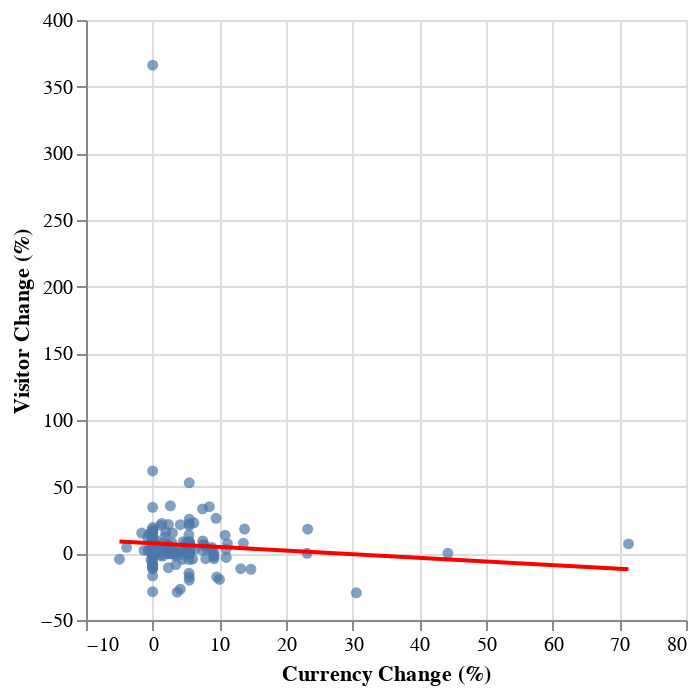

The notebook cell this image was saved under:
### Code cell
scatter_with_trend = correlation_scatter + correlation_scatter.transform_regression(
    '2019_currency', '2019_visitors'
).mark_line(color="red")

scatter_with_trend

### Figure 1 — Vega-Lite specification as saved in the notebook (floating-point values rounded to 4 significant figures; data arrays with more than 128 entries replaced by an {"elided": "..."} marker saying what was removed)
{"config": {"view": {"continuousWidth": 300, "continuousHeight": 300}}, "layer": [{"mark": {"type": "circle"}, "encoding": {"tooltip": [{"field": "Country_Code", "type": "nominal"}, {"field": "2019_currency", "type": "quantitative"}, {"field": "2019_visitors", "type": "quantitative"}], "x": {"field": "2019_currency", "title": "Currency Change (%)", "type": "quantitative"}, "y": {"field": "2019_visitors", "title": "Visitor Change (%)", "type": "quantitative"}}}, {"mark": {"type": "line", "color": "red"}, "encoding": {"tooltip": [{"field": "Country_Code", "type": "nominal"}, {"field": "2019_currency", "type": "quantitative"}, {"field": "2019_visitors", "type": "quantitative"}], "x": {"field": "2019_currency", "title": "Currency Change (%)", "type": "quantitative"}, "y": {"field": "2019_visitors", "title": "Visitor Change (%)", "type": "quantitative"}}, "transform": [{"on": "2019_currency", "regression": "2019_visitors"}]}], "data": {"name": "data-8d9734e1ce19b9596735e4468ddcadba"}, "$schema": "https://vega.github.io/schema/vega-lite/v5.8.0.json", "datasets": {"data-8d9734e1ce19b9596735e4468ddcadba": {"elided": "180 records"}}}
